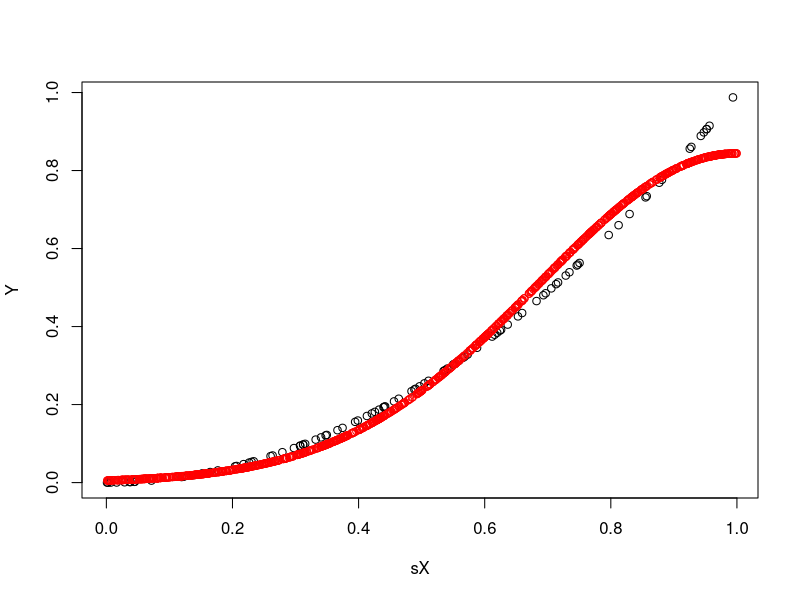

Generate this figure with R:

#set.seed(30)
Obj <- function(X)
{
 return (X*X)
}
fd <- function(xd, Beta, Mu, Sigma)
{
   total = 0
   for(p in 1:ncol(Beta))
   {
	total = total + Beta[1,p]*exp( - (  norm( matrix(xd) - matrix(Mu[p,]) )^2)/Sigma[1,p]  )	
   }

   return (total)
}
Phi <- function(Xd, Muj, Sigmaj)
{
   return (exp(- norm( matrix(Xd)-matrix(Muj))^2/Sigmaj ))
}
E <- function( Beta, Mu, Sigma, X, Y)
{
	total = 0
	for(d in 1:nrow(X))
	{
	   total = total+ (Y[d,] - fd(X[d,], Beta, Mu, Sigma))^2
	}
   return (total)
}
gradient_beta <- function(Beta, Mu, Sigma, X, Y)
{
	total = 0
	for(d in 1:nrow(X))
	{
	   for( j in 1:ncol(Beta) )
	   {
	     total = total + (Y[d, ]-fd(X[d, ], Beta, Mu, Sigma))*Phi(X[d, ], Mu[j,], Sigma[,j])
	   }
	}
   	return (total)
}
gradient_mu<- function(Beta, Mu, Sigma, X, Y)
{
	total = 0
	for(d in 1:nrow(X))
	{
	   for( j in 1:ncol(Beta) )
	   {
	     total = total + (Y[d, ]-fd(X[d,], Beta, Mu, Sigma))*Phi(X[d, ], Mu[j,], Sigma[,j])*( X[d,]-Mu[j])*(1.0/(Sigma[,j])) 
	   }
	}
   	return (total)
}
gradient_sigma<- function(Beta, Mu, Sigma, X, Y)
{
	total = 0
	for(d in 1:nrow(X))
	{
	   for( j in 1:ncol(Beta) )
	   {
	     total = total + (Y[d, ]-fd(X[d,], Beta, Mu, Sigma))*Phi(X[d, ], Mu[j,], Sigma[,j])*(norm(matrix(X[d,])- matrix(Mu[j,]))^2)/(Sigma[,j]^2)
	   }
	}
   	return (total)
}
##Función objetivo...
E <- function( Beta, Mu, Sigma, X, Y)
{
	total = 0
	for(d in 1:nrow(X))
	{
	   total = total+ (Y[d, ] - fd(X[d, ], Beta, Mu, Sigma))^2
	}
   return (total)
}

RBF <- function(Y, P, X, Xp)
{

   D=ncol(X) ##calcular la dimension
   ##Vector pesos
   Beta = matrix(1,ncol=P)
   ##Vector varianzas
   Sigma = matrix(1,ncol=P)
   ##Matriz medias P X D
   Mu = matrix(1,ncol=D, nrow=P )
      
   ##Inicialización
   for(i in 1:P) {
    Beta[1,i] = runif(1,0.1,1)
    Sigma[1,i] = 0.8#*runif(1,0.0,1.0)
   
   	for(j in 1:D) {
   		Mu[i,j] = runif(1,0,1)	
   	}
   }
   Beta = Beta/norm(Beta)
   nite = 100
   eta = 0.001
   for( it in 1:nite)
   {
	eta = abs(rnorm(1,0.001,0.001 ))
	Beta1 = Beta + eta*gradient_beta(Beta, Mu, Sigma, X, Y)
	Mu1 = Mu + eta*gradient_mu(Beta, Mu, Sigma, X, Y)
	Sigma1 = Sigma + eta*gradient_sigma(Beta, Mu, Sigma, X, Y)
	
	if(E(Beta, Mu, Sigma, X, Y) > E(Beta1, Mu1, Sigma1, X, Y) )
	{
	   Beta = Beta1
	   Mu = Mu1
	   Sigma = Sigma1
	}
#	pause(0.5)
#	print(Beta)
#	Sys.sleep(1)
   }
   Yp = Xp;
   for( i in 1:nrow(Yp))
   {
	Yp[i,1]=0
	for( j in 1:ncol(Beta))
	{
	   Yp[i,] = Yp[i,]+ Beta[1,j]*Phi(Xp[i, ], Mu[j,], Sigma[1,j])
	}
   } 	
   return (Yp)
}
##
Sizetrain=100
##Generar datos de entrenamiento
sX = matrix( runif(Sizetrain, 0, 1), ncol=1)#nrow=Sizetrain)
#Y = matrix(sX*sX  + rnorm(100, 0, 0.1), nrow=100)
Y = matrix( Obj(sX) , nrow=Sizetrain, ncol=1)
N=100

##Datos de prueba...
X2 = matrix( runif( 1000, 0, 1),ncol=ncol(sX))

##Número de neuronas..
P=4
##Dimension

Y2= RBF(Y, P, sX, X2 )
plot(sX, Y)
points(X2, Y2, col='red')
print(sum( (Obj(X2)-Y2)*(Obj(X2)-Y2)  ))
#write.table(sX,file= "datax", sep="\t", col.names=FALSE, row.names=FALSE)
#write.table(Y,file= "datay", sep="\t", col.names=FALSE, row.names=FALSE)
#write.table(Y2,file= "datayp", sep="\t", col.names=FALSE, row.names=FALSE)
